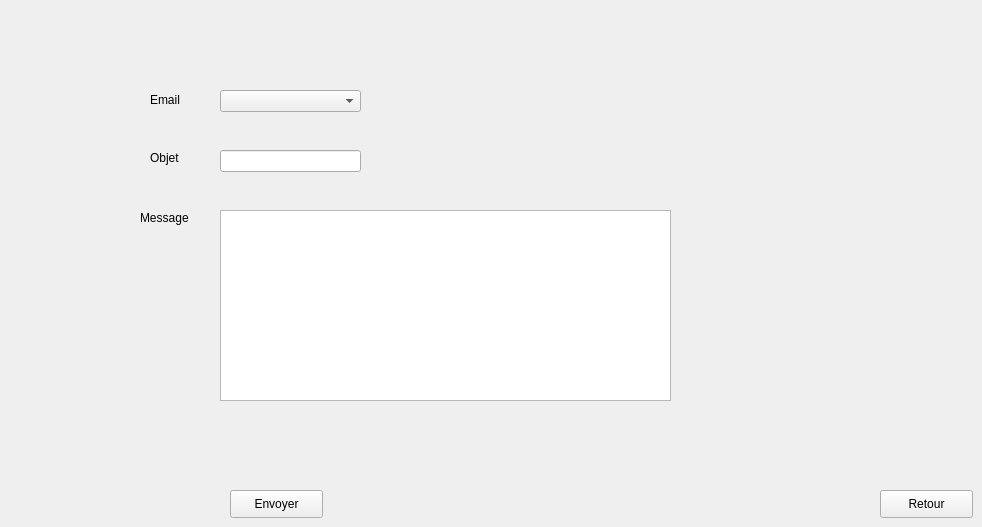
    <widget class="QWidget" name="page_6">
     <widget class="QComboBox" name="combobox_email">
      <property name="geometry">
       <rect>
        <x>220</x>
        <y>90</y>
        <width>141</width>
        <height>22</height>
       </rect>
      </property>
     </widget>
     <widget class="QLabel" name="label_60">
      <property name="geometry">
       <rect>
        <x>150</x>
        <y>150</y>
        <width>56</width>
        <height>16</height>
       </rect>
      </property>
      <property name="text">
       <string>Objet</string>
      </property>
     </widget>
     <widget class="QLabel" name="label_61">
      <property name="geometry">
       <rect>
        <x>140</x>
        <y>210</y>
        <width>56</width>
        <height>16</height>
       </rect>
      </property>
      <property name="text">
       <string>Message</string>
      </property>
     </widget>
     <widget class="QPushButton" name="pushButton_14">
      <property name="geometry">
       <rect>
        <x>230</x>
        <y>490</y>
        <width>93</width>
        <height>28</height>
       </rect>
      </property>
      <property name="text">
       <string>Envoyer</string>
      </property>
     </widget>
     <widget class="QTextEdit" name="message">
      <property name="geometry">
       <rect>
        <x>220</x>
        <y>210</y>
        <width>451</width>
        <height>191</height>
       </rect>
      </property>
     </widget>
     <widget class="QLineEdit" name="objetit">
      <property name="geometry">
       <rect>
        <x>220</x>
        <y>150</y>
        <width>141</width>
        <height>22</height>
       </rect>
      </property>
     </widget>
     <widget class="QLabel" name="label_62">
      <property name="geometry">
       <rect>
        <x>150</x>
        <y>90</y>
        <width>81</width>
        <height>20</height>
       </rect>
      </property>
      <property name="text">
       <string>Email</string>
      </property>
     </widget>
     <widget class="QPushButton" name="pushButton_15">
      <property name="geometry">
       <rect>
        <x>880</x>
        <y>490</y>
        <width>93</width>
        <height>28</height>
       </rect>
      </property>
      <property name="text">
       <string>Retour</string>
      </property>
     </widget>
    </widget>
